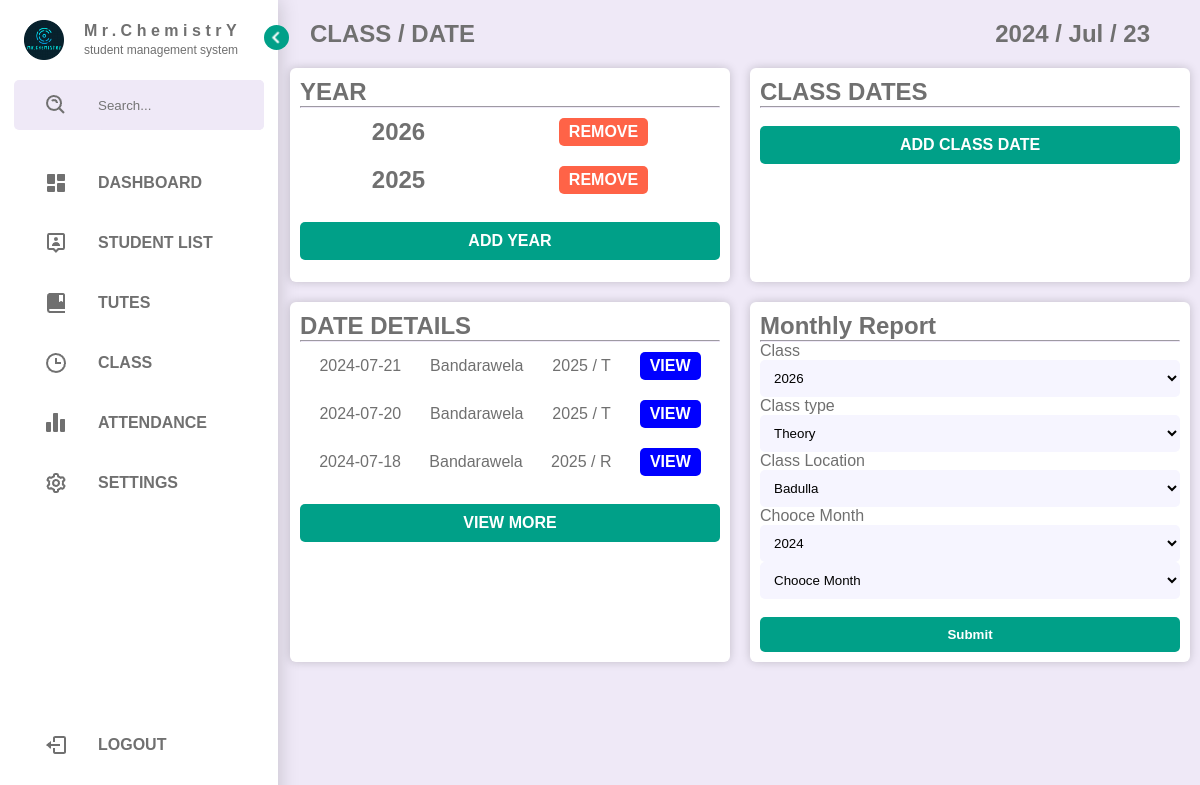
The app's page /add-class.php (signed in) with its own data.
### tables this page shows
CREATE TABLE `class` (
  `ID` int(255) NOT NULL,
  `Year` int(10) NOT NULL
);

CREATE TABLE `class_date` (
  `ID` int(255) NOT NULL,
  `Class` varchar(20) NOT NULL,
  `Location` varchar(100) NOT NULL,
  `Type` varchar(100) NOT NULL,
  `Date` varchar(100) NOT NULL
);

### add-class.php (the view, shortened to what this page needs)
<?php
include("includes/connection.php");
$today = date("Y-m-d");
$class_details = "SELECT * FROM `class_date` WHERE `Date` <= '{$today}' ORDER BY `Date` DESC LIMIT 3";
$class_details_result = mysqli_query($connection, $class_details);
$location_form_monthly = "SELECT * FROM `location`";
$location_form_monthly_result = mysqli_query($connection, $location_form_monthly);
$list_class = "SELECT * FROM `class` ORDER BY `Year` DESC LIMIT 3";
$list_class_result = mysqli_query($connection, $list_class);
$list_class_select = "SELECT * FROM `class` ORDER BY `Year` DESC LIMIT 3";
$list_class_select_result = mysqli_query($connection, $list_class_select);
?>
<!DOCTYPE html>
<html lang="en">
<head>
    <link rel="stylesheet" href="assect/css/style.css">
</head>
<body>
    <div class="webcontent">
        <?php
        include("includes/sidenav.php");
        ?>
        <section class="content">
            <div class="date">
                <h1> CLASS / DATE </h1>
                <h1> <?php echo date("Y / M / d"); ?> </h1>
            </div>
            <div class="indicators">
                <div class="box">
                    <h2> YEAR </h2>
                    <hr>
                    <?php
                    if (mysqli_num_rows($list_class_result) > 0) {
                        while ($list_Year = mysqli_fetch_assoc($list_class_result)) {
                            echo "
                            <div class='cl_list'>
                                <h2> {$list_Year['Year']} </h2>
                                <a href='add-class.php?remove_class={$list_Year['ID']}'     onclick='return confirmRemoval();'> REMOVE </a>
                            </div>
                            ";
                        }
                    }
                    ?>
                    <br>
                    <div class="box_link">
                        <p> <a href="#" id="add_year"> ADD YEAR </a> </p>
                    </div>
                </div>
                <div class="box">
                    <h2> CLASS DATES </h2>
                    <hr>
                    <br>
                    <div class="box_link">
                        <p> <a href="#" id="add_class"> ADD CLASS DATE </a> </p>
                    </div>
                </div>
                <div class="box">
                    <h2> DATE DETAILS </h2>
                    <hr>
                    <?php
                    if (mysqli_num_rows($class_details_result) > 0) {
                        while ($view_class = mysqli_fetch_assoc($class_details_result)) {
                            echo "
                            <div class='cl_list view'>
                                <p> {$view_class['Date']} </p>
                                <p> {$view_class['Location']} </p>
                                <p> {$view_class['Class']} / {$view_class['Type']} </p>
                                <a href='view-class-details.php?view_class={$view_class['ID']}'> VIEW </a>
                            </div>
                            ";
                        }
                    }
                    ?>
                    <br>
                    <div class="box_link">
                        <p> <a href="#" id="view_more"> VIEW MORE </a> </p>
                    </div>
                </div>
                <div class="box">
                    <h2> Monthly Report </h2>
                    <hr>
                    <form action="monthy-report.php" method="post">
                        <p>
                            <label for="date_class"> Class </label>
                            <select name="date_class" id="date_class" required>
                                <?php
                                if (mysqli_num_rows($list_class_select_result) > 0) {
                                    while ($fetchClass = mysqli_fetch_assoc($list_class_select_result)) {
                                        echo "<option value='{$fetchClass['Year']}'> {$fetchClass['Year']} </option>";
                                    }
                                }
                                ?>
                            </select>
                        </p>
                        <p>
                            <label for="class_type"> Class type </label>
                            <select name="class_type" id="class_type" required>
                                <option value="T"> Theory </option>
                            </select>
                        </p>
                        <p>
                            <label for="class_location"> Class Location </label>
                            <select name="class_location" id="class_location" required>
                                <?php
                                if (mysqli_num_rows($location_form_monthly_result) > 0) {
                                    while ($fetchLocation = mysqli_fetch_assoc($location_form_monthly_result)) {
                                        echo "<option value='{$fetchLocation['UID']}'> {$fetchLocation['location']} </option>";
                                    }
                                }
                                ?>
                            </select>
                        </p>
                        <p>
                            <label for="month_date"> Chooce Month </label>
                            <select name="yr" id="yr">
                                <option value="<?= date("Y"); ?>"> <?= date("Y"); ?> </option>
                            </select>
                            <select name="month_date" id="month_date" required>
                                <option value="">Chooce Month</option>
                            </select>
                        </p>
                        <br>
                        <p>
                            <input type="submit" value="Submit" name="monthly_submit">
                        </p>
                    </form>
                </div>
            </div>
        </section>
    </div>
</body>
</html>

### assect/css/style.css (style rules this page uses)
:root { --body-color: #efe9f7; --light-box: #fff; --primary: #00a088; --primary_hover: #00e7c4; --primary-light: #f6f5ff; --toggle: #ddd; --text: #707070; --ligt-text: #ffffff; --shadow: #00000030; --tomato: tomato; --blue: blue; --skyblue: skyblue; --black-text: #000; --input-color: #000; --download: #695cfe; --tran-01: all 0.2s ease; --tran-02: all 0.3s ease; --tran-03: all 0.5s ease; }
* { margin: 0; padding: 0; font-family: sans-serif; }
body { background-color: var(--body-color); }
hr { border-color: var(--body-color); }
.webcontent { width: 100%; max-width: 1920px; margin: auto; overflow-x: hidden; }
.content { max-width: 1920px; height: 100vh; margin-left: 290px; margin-right: 10px; position: relative; transition: var(--tran-03); }
.indicators { width: 100%; display: grid; grid-template-columns: repeat(auto-fit, minmax(400px, 1fr)); grid-gap: 20px; padding: 20px 0; box-sizing: border-box; }
.indicators .box, .lg_box .box { background-color: var(--light-box); min-height: 150px; border-radius: 6px; padding: 10px; box-sizing: border-box; box-shadow: 0 0 10px var(--shadow); }
.indicators .box h2, .indicators .box p { color: var(--text); }
.date { display: flex; justify-content: space-between; align-items: center; padding: 0 20px; }
.date h1 { padding: 20px 20px 0 0; box-sizing: border-box; color: var(--text); }
.form form input, .box form input, .box form p select { width: 100%; padding: 10px; box-sizing: border-box; border: none; outline: none; border-radius: 5px; background-color: var(--primary-light); }
.box form input[type="submit"], .form form input[type="submit"] { background-color: var(--primary); color: var(--ligt-text); font-weight: bold; cursor: pointer; transition: var(--tran-02); }
.box .cl_list { padding: 10px; width: 100%; box-sizing: border-box; display: flex; justify-content: space-around; align-items: center; column-gap: 10px; }
.box .cl_list a { background-color: var(--tomato); color: var(--ligt-text); padding: 5px 10px; box-sizing: border-box; text-decoration: none; font-weight: bold; border-radius: 5px; transition: var(--tran-02); }
.box .view a { background-color: var(--blue); color: var(--ligt-text); }
.box_link p { position: relative; width: 100%; height: 50px; }
.box_link p a { position: absolute; width: 100%; background-color: var(--primary); padding: 10px; box-sizing: border-box; border-radius: 5px; text-align: center; font-weight: bold; color: var(--ligt-text); text-decoration: none; transition: var(--tran-02); }

### records on screen
class: Year "2026"
class: Year "2025"
class_date: Date "2024-07-21", Location "Bandarawela", Class "2025", Type "T"
class_date: Date "2024-07-20", Location "Bandarawela", Class "2025", Type "T"
class_date: Date "2024-07-18", Location "Bandarawela", Class "2025", Type "R"

### other values on screen
form field date_class "2026"
form field class_location "Badulla"
form field yr "2024"
